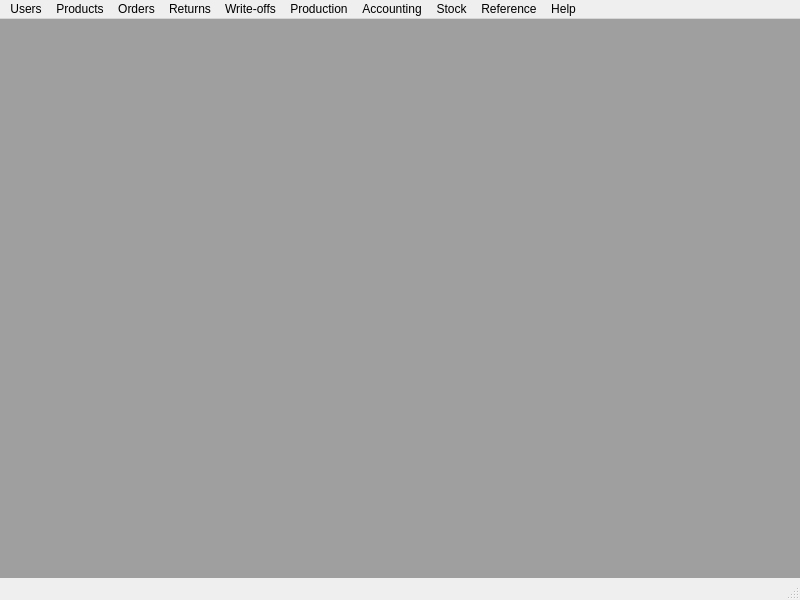
<?xml version="1.0" encoding="UTF-8"?>
<ui version="4.0">
 <class>MainWindow</class>
 <widget class="QMainWindow" name="MainWindow">
  <property name="geometry">
   <rect>
    <x>0</x>
    <y>0</y>
    <width>800</width>
    <height>600</height>
   </rect>
  </property>
  <property name="minimumSize">
   <size>
    <width>800</width>
    <height>600</height>
   </size>
  </property>
  <property name="windowTitle">
   <string>Ormas Admin Panel</string>
  </property>
  <property name="locale">
   <locale language="English" country="UnitedStates"/>
  </property>
  <widget class="QWidget" name="centrWidget">
   <layout class="QGridLayout" name="gridLayout">
    <property name="leftMargin">
     <number>0</number>
    </property>
    <property name="topMargin">
     <number>0</number>
    </property>
    <property name="rightMargin">
     <number>0</number>
    </property>
    <property name="bottomMargin">
     <number>0</number>
    </property>
    <property name="spacing">
     <number>0</number>
    </property>
    <item row="0" column="0">
     <widget class="QMdiArea" name="mdiArea"/>
    </item>
   </layout>
  </widget>
  <widget class="QMenuBar" name="menuBar">
   <property name="geometry">
    <rect>
     <x>0</x>
     <y>0</y>
     <width>800</width>
     <height>21</height>
    </rect>
   </property>
   <widget class="QMenu" name="menuUsers">
    <property name="locale">
     <locale language="English" country="UnitedStates"/>
    </property>
    <property name="title">
     <string>Users</string>
    </property>
    <addaction name="actionAllUsers"/>
    <addaction name="actionClients"/>
    <addaction name="actionEmployees"/>
    <addaction name="actionPurveyors"/>
    <addaction name="separator"/>
    <addaction name="actionAccess"/>
    <addaction name="actionAccessItems"/>
    <addaction name="actionUserPhoto"/>
    <addaction name="actionPosition"/>
   </widget>
   <widget class="QMenu" name="menuProducts">
    <property name="title">
     <string>Products</string>
    </property>
    <addaction name="actionProductType"/>
    <addaction name="actionProducts"/>
    <addaction name="actionProductPhoto"/>
    <addaction name="actionSpecifications"/>
    <addaction name="actionSpecificationList"/>
   </widget>
   <widget class="QMenu" name="menuOrders">
    <property name="title">
     <string>Orders</string>
    </property>
    <addaction name="actionOrders"/>
    <addaction name="actionOrderList"/>
   </widget>
   <widget class="QMenu" name="menuReturns">
    <property name="title">
     <string>Returns</string>
    </property>
    <addaction name="actionReturns"/>
    <addaction name="actionReturnList"/>
   </widget>
   <widget class="QMenu" name="menuReferences">
    <property name="title">
     <string>Reference</string>
    </property>
    <addaction name="actionCompany"/>
    <addaction name="actionCurrency"/>
    <addaction name="actionMeasure"/>
    <addaction name="actionLocation"/>
    <addaction name="actionRoles"/>
    <addaction name="actionStatus"/>
    <addaction name="actionRelation"/>
    <addaction name="actionRelationType"/>
   </widget>
   <widget class="QMenu" name="menuHelp">
    <property name="title">
     <string>Help</string>
    </property>
    <addaction name="actionAbout"/>
   </widget>
   <widget class="QMenu" name="menuProductions">
    <property name="title">
     <string>Production</string>
    </property>
    <addaction name="actionProduction"/>
    <addaction name="actionProductionList"/>
    <addaction name="actionJobprice"/>
    <addaction name="actionJobsheet"/>
    <addaction name="actionPercentRate"/>
    <addaction name="actionTimesheet"/>
    <addaction name="actionProductionPlan"/>
    <addaction name="actionProductionPlanList"/>
    <addaction name="actionSpoilage"/>
    <addaction name="actionSpoilageList"/>
   </widget>
   <widget class="QMenu" name="menuWriteOffs">
    <property name="title">
     <string>Write-offs</string>
    </property>
    <addaction name="actionWriteOffs"/>
    <addaction name="actionWriteOffList"/>
   </widget>
   <widget class="QMenu" name="menuAccountings">
    <property name="title">
     <string>Accounting</string>
    </property>
    <addaction name="actionBalances"/>
    <addaction name="actionPayments"/>
    <addaction name="actionRefund"/>
    <addaction name="actionNetCost"/>
    <addaction name="actionPrices"/>
    <addaction name="separator"/>
    <addaction name="actionSalary"/>
    <addaction name="actionSalaryType"/>
    <addaction name="actionPayroll"/>
    <addaction name="actionWithdrawal"/>
    <addaction name="actionPayslip"/>
    <addaction name="separator"/>
    <addaction name="actionAccounts"/>
    <addaction name="actionAccountType"/>
    <addaction name="actionChartOfAccounts"/>
    <addaction name="actionCompanyAccounts"/>
    <addaction name="actionEntry"/>
    <addaction name="actionGenerateAccounts"/>
    <addaction name="actionGenerateOneAccount"/>
   </widget>
   <widget class="QMenu" name="menuStock">
    <property name="title">
     <string>Stock</string>
    </property>
    <addaction name="actionStock"/>
    <addaction name="actionOrderRaws"/>
    <addaction name="actionReceiptRaws"/>
    <addaction name="actionConsumptionRaws"/>
    <addaction name="actionWriteOffRaws"/>
    <addaction name="actionTransports"/>
    <addaction name="actionReceiptProducts"/>
    <addaction name="actionConsumptionProducts"/>
    <addaction name="actionInventorization"/>
   </widget>
   <addaction name="menuUsers"/>
   <addaction name="menuProducts"/>
   <addaction name="menuOrders"/>
   <addaction name="menuReturns"/>
   <addaction name="menuWriteOffs"/>
   <addaction name="menuProductions"/>
   <addaction name="menuAccountings"/>
   <addaction name="menuStock"/>
   <addaction name="menuReferences"/>
   <addaction name="menuHelp"/>
  </widget>
  <widget class="QStatusBar" name="statusbar"/>
  <action name="actionAllUsers">
   <property name="text">
    <string>All users</string>
   </property>
  </action>
  <action name="actionClients">
   <property name="text">
    <string>Clients</string>
   </property>
  </action>
  <action name="actionEmployees">
   <property name="text">
    <string>Employees</string>
   </property>
  </action>
  <action name="actionAccess">
   <property name="text">
    <string>Access</string>
   </property>
  </action>
  <action name="actionProductType">
   <property name="text">
    <string>Products type</string>
   </property>
  </action>
  <action name="actionProducts">
   <property name="text">
    <string>Products</string>
   </property>
  </action>
  <action name="actionOrders">
   <property name="text">
    <string>Orders</string>
   </property>
  </action>
  <action name="actionProductsList">
   <property name="text">
    <string>Products list</string>
   </property>
  </action>
  <action name="actionOrderList">
   <property name="text">
    <string>Order details</string>
   </property>
  </action>
  <action name="actionDeleteOrder">
   <property name="text">
    <string>Delete order</string>
   </property>
  </action>
  <action name="actionReturns">
   <property name="text">
    <string>Returns</string>
   </property>
  </action>
  <action name="actionReturnList">
   <property name="text">
    <string>Retrun details</string>
   </property>
  </action>
  <action name="actionDeleteReturn">
   <property name="text">
    <string>Delete return</string>
   </property>
  </action>
  <action name="actionCompany">
   <property name="text">
    <string>Company</string>
   </property>
  </action>
  <action name="actionCurrency">
   <property name="text">
    <string>Currency</string>
   </property>
  </action>
  <action name="actionMeasure">
   <property name="text">
    <string>Measure</string>
   </property>
  </action>
  <action name="actionLocation">
   <property name="text">
    <string>Location</string>
   </property>
  </action>
  <action name="actionRoles">
   <property name="text">
    <string>Roles</string>
   </property>
  </action>
  <action name="actionStatus">
   <property name="text">
    <string>Status</string>
   </property>
  </action>
  <action name="actionAbout">
   <property name="text">
    <string>About</string>
   </property>
  </action>
  <action name="actionProduction">
   <property name="text">
    <string>Production</string>
   </property>
  </action>
  <action name="actionAccessItems">
   <property name="text">
    <string>Access items</string>
   </property>
  </action>
  <action name="actionPrices">
   <property name="text">
    <string>Prices</string>
   </property>
  </action>
  <action name="actionProductionList">
   <property name="text">
    <string>Production details</string>
   </property>
  </action>
  <action name="actionWriteOffs">
   <property name="text">
    <string>Write-offs</string>
   </property>
  </action>
  <action name="actionWriteOffList">
   <property name="text">
    <string>Write-off details</string>
   </property>
  </action>
  <action name="actionUserPhoto">
   <property name="text">
    <string>User photo</string>
   </property>
  </action>
  <action name="actionProductPhoto">
   <property name="text">
    <string>Product photo</string>
   </property>
  </action>
  <action name="actionPosition">
   <property name="text">
    <string>Position</string>
   </property>
  </action>
  <action name="actionRelation">
   <property name="text">
    <string>Relation</string>
   </property>
  </action>
  <action name="actionRelationType">
   <property name="text">
    <string>Relation types</string>
   </property>
  </action>
  <action name="actionBalances">
   <property name="text">
    <string>Balances</string>
   </property>
  </action>
  <action name="actionSalary">
   <property name="text">
    <string>Salary</string>
   </property>
  </action>
  <action name="actionSalaryType">
   <property name="text">
    <string>Salary type</string>
   </property>
  </action>
  <action name="actionPayments">
   <property name="text">
    <string>Payments</string>
   </property>
  </action>
  <action name="actionPayroll">
   <property name="text">
    <string>Payroll</string>
   </property>
  </action>
  <action name="actionWithdrawal">
   <property name="text">
    <string>Withdrawal</string>
   </property>
  </action>
  <action name="actionRefund">
   <property name="text">
    <string>Refund</string>
   </property>
  </action>
  <action name="actionPayslip">
   <property name="text">
    <string>Payslip</string>
   </property>
  </action>
  <action name="actionOrderRaws">
   <property name="text">
    <string>Order raw materials</string>
   </property>
  </action>
  <action name="actionReceiptRaws">
   <property name="text">
    <string>Receipt raw materials</string>
   </property>
  </action>
  <action name="actionTransports">
   <property name="text">
    <string>Transports</string>
   </property>
  </action>
  <action name="actionReceiptProducts">
   <property name="text">
    <string>Receipt products</string>
   </property>
  </action>
  <action name="actionConsumptionRaws">
   <property name="text">
    <string>Consumption raw materials</string>
   </property>
  </action>
  <action name="actionWriteOffRaws">
   <property name="text">
    <string>Write-off raw materials</string>
   </property>
  </action>
  <action name="actionConsumptionProducts">
   <property name="text">
    <string>Consumption products</string>
   </property>
  </action>
  <action name="actionStock">
   <property name="text">
    <string>Stock</string>
   </property>
  </action>
  <action name="actionInventorization">
   <property name="text">
    <string>Inventorization</string>
   </property>
  </action>
  <action name="actionSpecifications">
   <property name="text">
    <string>Specification</string>
   </property>
  </action>
  <action name="actionSpecificationList">
   <property name="text">
    <string>Specification details</string>
   </property>
  </action>
  <action name="actionJobprice">
   <property name="text">
    <string>Jobprice</string>
   </property>
  </action>
  <action name="actionJobsheet">
   <property name="text">
    <string>Jobsheet</string>
   </property>
  </action>
  <action name="actionPercentRate">
   <property name="text">
    <string>Percent rate</string>
   </property>
  </action>
  <action name="actionTimesheet">
   <property name="text">
    <string>Timesheet</string>
   </property>
  </action>
  <action name="actionAccounts">
   <property name="text">
    <string>Accounts</string>
   </property>
  </action>
  <action name="actionAccountType">
   <property name="text">
    <string>Account type</string>
   </property>
  </action>
  <action name="actionChartOfAccounts">
   <property name="text">
    <string>Chart of Accounts</string>
   </property>
  </action>
  <action name="actionCompanyAccounts">
   <property name="text">
    <string>Company accouts</string>
   </property>
  </action>
  <action name="actionEntry">
   <property name="text">
    <string>Entry</string>
   </property>
  </action>
  <action name="actionNetCost">
   <property name="text">
    <string>Net cost</string>
   </property>
  </action>
  <action name="actionProductionPlan">
   <property name="text">
    <string>Production plan</string>
   </property>
  </action>
  <action name="actionProductionPlanList">
   <property name="text">
    <string>Production plan details</string>
   </property>
  </action>
  <action name="actionSpoilage">
   <property name="text">
    <string>Spoilage</string>
   </property>
  </action>
  <action name="actionSpoilageList">
   <property name="text">
    <string>Spoilage details</string>
   </property>
  </action>
  <action name="actionPurveyors">
   <property name="text">
    <string>Purveyors</string>
   </property>
  </action>
  <action name="actionGenerateAccounts">
   <property name="text">
    <string>Generate accounts</string>
   </property>
  </action>
  <action name="actionGenerateOneAccount">
   <property name="text">
    <string>Generate one account</string>
   </property>
  </action>
 </widget>
 <resources/>
 <connections/>
</ui>
